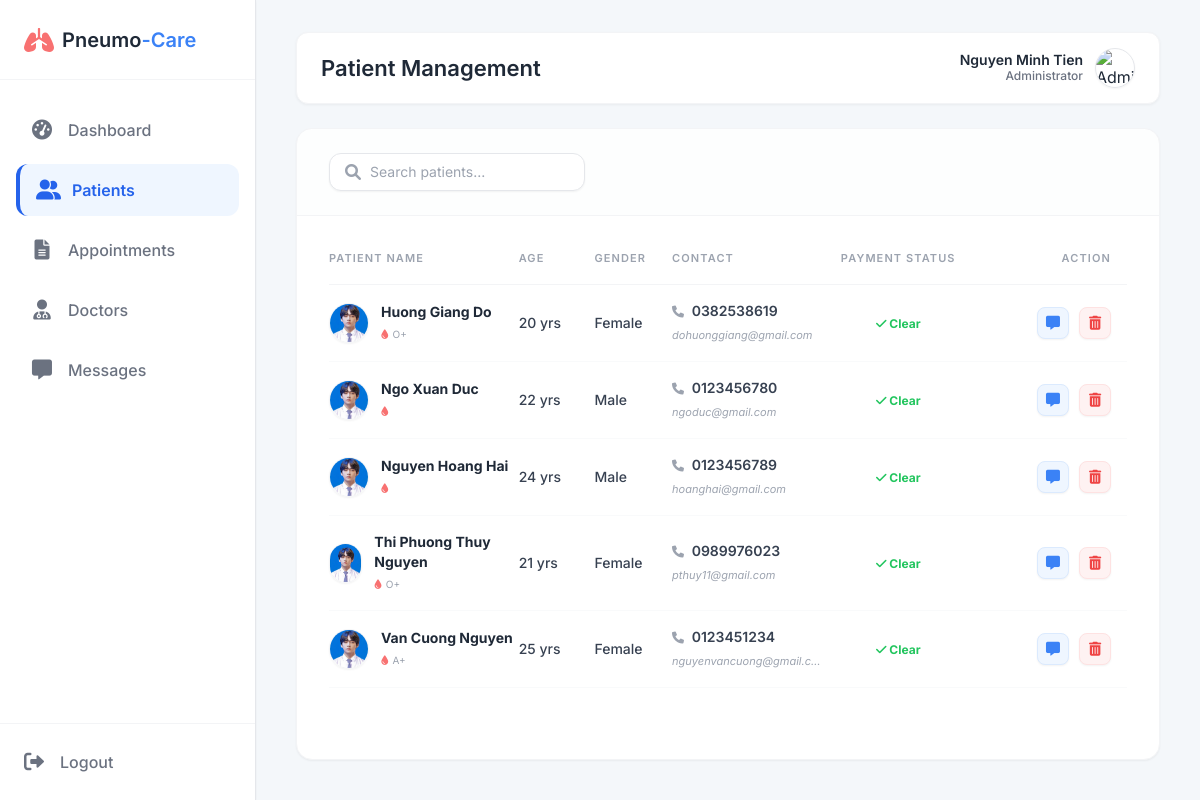
The app's page /pneumocare/adm_patients.php (signed in) with its own data.
### tables this page shows
CREATE TABLE `Patient_Profiles` (
  `patient_id` int(11) NOT NULL,
  `date_of_birth` date NOT NULL,
  `gender` enum('Male','Female','Other') DEFAULT NULL,
  `blood_group` varchar(5) DEFAULT NULL,
  `phone_number` varchar(20) DEFAULT NULL,
  `address` text DEFAULT NULL,
  `identity_card_number` varchar(20) DEFAULT NULL,
  `violations` int(11) NOT NULL DEFAULT 0
);

CREATE TABLE `Users` (
  `user_id` int(11) NOT NULL,
  `email` varchar(100) NOT NULL,
  `password_hash` varchar(255) NOT NULL,
  `full_name` varchar(100) NOT NULL,
  `role` enum('Admin','Doctor','Patient') NOT NULL,
  `avatar_url` text DEFAULT NULL,
  `is_active` tinyint(1) DEFAULT 1,
  `created_at` timestamp NOT NULL DEFAULT current_timestamp()
);

### pneumocare/adm_patients.php (the view, shortened to what this page needs)
<?php
require 'db.php';
$adminName = $_SESSION['name'];
$adminAvatar = (!empty($_SESSION['avatar']) && $_SESSION['avatar'] != 'default.png') ? $_SESSION['avatar'] : 'img/default_admin.png';
$patients = [];
try {
    $stmt = $pdo->query("
        SELECT u.user_id, u.full_name, u.email, u.avatar_url, u.is_active,
               pp.date_of_birth, pp.gender, pp.blood_group, pp.phone_number,
               (SELECT COUNT(*) FROM Appointments a WHERE a.patient_id = u.user_id AND a.status = 'Completed' AND a.fee_status = 'Unpaid') as unpaid_count
        FROM Users u
        JOIN Patient_Profiles pp ON u.user_id = pp.patient_id
        WHERE u.role = 'Patient' AND u.is_active IN (1, 2)
        ORDER BY unpaid_count DESC, u.full_name ASC
    ");
    $patients = $stmt->fetchAll();
} catch (PDOException $e) {
    die("<div style='color:red; padding:20px; background:#fee2e2; border:1px solid #ef4444; margin:20px;'><b>Lỗi DB:</b> " . $e->getMessage() . "</div>");
}
function calculateAge($birthDate) {
    return date_diff(date_create($birthDate), date_create('today'))->y;
}
?>
<!DOCTYPE html>
<html lang="vi">
<head>
    <script src="https://cdn.tailwindcss.com"></script>
    <link href="https://cdnjs.cloudflare.com/ajax/libs/font-awesome/6.0.0/css/all.min.css" rel="stylesheet">
</head>
<body class="flex h-screen overflow-hidden text-gray-800">
<div class="flex w-full h-full relative">
    <aside class="w-64 bg-white border-r border-gray-200 flex flex-col h-full flex-shrink-0 z-10 shadow-sm">
        <div class="h-20 flex items-center px-6 border-b border-gray-100">
            <i class="fa-solid fa-lungs text-red-400 text-2xl mr-2"></i>
            <span class="text-xl font-semibold">Pneumo<span class="text-blue-500">-Care</span></span>
        </div>
        <nav class="flex-1 px-4 py-6 space-y-2 overflow-y-auto">
            <a href="adm_dashboard.php" class="flex items-center gap-4 px-4 py-3 text-gray-500 hover:bg-gray-50 hover:text-gray-800 rounded-xl transition-colors font-medium">
                <i class="fa-solid fa-gauge-high w-5 text-center text-xl"></i><span>Dashboard</span>
            </a>
            <a href="adm_patients.php" class="sidebar-active flex items-center gap-4 px-4 py-3 rounded-xl font-semibold transition-colors">
                <i class="fa-solid fa-user-group w-5 text-center text-xl"></i><span>Patients</span>
            </a>
            <a href="adm_appointments.php" class="flex items-center gap-4 px-4 py-3 text-gray-500 hover:bg-gray-50 hover:text-gray-800 rounded-xl transition-colors font-medium">
                <i class="fa-solid fa-file-lines w-5 text-center text-xl"></i><span>Appointments</span>
            </a>
            <a href="adm_doctors.php" class="flex items-center gap-4 px-4 py-3 text-gray-500 hover:bg-gray-50 hover:text-gray-800 rounded-xl transition-colors font-medium">
                <i class="fa-solid fa-user-doctor w-5 text-center text-xl"></i><span>Doctors</span>
            </a>
            <a href="adm_messages.php" class="flex items-center gap-4 px-4 py-3 text-gray-500 hover:bg-gray-50 hover:text-gray-800 rounded-xl transition-colors font-medium">
                <i class="fa-solid fa-message w-5 text-center text-xl"></i><span>Messages</span>
            </a>
        </nav>
        <div class="p-6 border-t mt-auto border-gray-100">
            <a href="logout.php" class="flex items-center gap-4 text-gray-500 hover:text-red-500 transition-colors font-medium">
                <i class="fa-solid fa-right-from-bracket text-xl"></i><span>Logout</span>
            </a>
        </div>
    </aside>
    <main class="main-content bg-[#f4f7fa]">
        <div class="topbar-wrapper flex-shrink-0">
            <header class="topbar">
                <h1>Patient Management</h1>
                <div class="flex items-center gap-6">
                    <div class="flex items-center gap-3 cursor-pointer">
                        <div class="text-right hidden sm:block">
                            <p class="text-sm font-semibold text-gray-800" style="line-height: 1.2;"><?php echo htmlspecialchars($adminName); ?></p>
                            <p class="text-xs text-gray-500 font-medium">Administrator</p>
                        </div>
                        <img src="<?php echo $adminAvatar; ?>" class="w-10 h-10 rounded-full object-cover border border-gray-200 shadow-sm" alt="Admin">
                    </div>
                </div>
            </header>
        </div>
        <div class="content-area max-w-7xl mx-auto w-full">
            <div class="bg-white rounded-2xl shadow-sm border border-gray-100 flex flex-col min-h-full overflow-hidden">
                <div class="px-8 py-6 border-b border-gray-100 flex justify-between items-center bg-gray-50/30">
                    <div class="relative">
                        <input type="text" id="searchPatient" placeholder="Search patients..." class="w-64 bg-white border border-gray-200 rounded-xl py-2 px-4 pl-10 text-sm focus:border-blue-400 outline-none transition-colors shadow-sm">
                        <i class="fa-solid fa-magnifying-glass absolute left-4 top-1/2 -translate-y-1/2 text-gray-400"></i>
                    </div>
                </div>
                <div class="flex-1 overflow-auto px-8 pb-4">
                    <table class="w-full text-left text-sm mt-4">
                        <thead class="text-gray-400 border-b border-gray-100 uppercase text-[11px] tracking-widest">
                            <tr>
                                <th class="py-4 font-semibold w-[25%]">Patient Name</th>
                                <th class="py-4 font-semibold w-[10%]">Age</th>
                                <th class="py-4 font-semibold w-[10%]">Gender</th>
                                <th class="py-4 font-semibold w-[15%]">Contact</th>
                                <th class="py-4 font-semibold w-[20%] text-center">Payment Status</th>
                                <th class="py-4 font-semibold w-[20%] text-right pr-4">Action</th>
                            </tr>
                        </thead>
                        <tbody class="text-gray-600" id="patientTableBody">
                            <?php if (empty($patients)): ?>
                                <tr><td colspan="6" class="py-16 text-center text-gray-400 italic">Chưa có bệnh nhân nào trong hệ thống.</td></tr>
                            <?php else: ?>
                                <?php foreach ($patients as $p): ?>
                                <tr class="border-b border-gray-50 hover:bg-blue-50/30 transition-colors patient-row">
                                    <td class="py-4">
                                        <div class="flex items-center gap-3">
                                            <div class="relative">
                                                <img src="<?php echo $p['avatar_url'] ?: 'img/default.png'; ?>" class="w-10 h-10 rounded-full object-cover shadow-sm border border-gray-100">
                                            </div>
                                            <div class="flex flex-col">
                                                <span class="font-bold text-gray-800 <?php echo $p['is_active'] == 2 ? 'text-gray-400 line-through' : ''; ?>"><?php echo htmlspecialchars($p['full_name']); ?></span>
                                                <span class="text-[10px] text-gray-400 mt-0.5"><i class="fa-solid fa-droplet text-red-400 mr-1"></i><?php echo $p['blood_group']; ?></span>
                                            </div>
                                        </div>
                                    </td>
                                    <td class="py-4 font-medium text-gray-700"><?php echo calculateAge($p['date_of_birth']); ?> yrs</td>
                                    <td class="py-4 font-medium text-gray-700"><?php echo $p['gender']; ?></td>
                                    <td class="py-4">
                                        <p class="font-semibold text-gray-700"><i class="fa-solid fa-phone text-gray-400 text-xs w-4"></i> <?php echo $p['phone_number']; ?></p>
                                        <p class="italic text-[11px] text-gray-400 mt-1 truncate max-w-[150px]" title="<?php echo htmlspecialchars($p['email']); ?>"><?php echo htmlspecialchars($p['email']); ?></p>
                                    </td>
                                    <td class="py-4 text-center">
                                        <?php if($p['unpaid_count'] > 0): ?>
                                            <span class="bg-yellow-50 text-yellow-600 border border-yellow-200 px-3 py-1.5 rounded-full text-[10px] font-extrabold uppercase tracking-widest shadow-sm cursor-help" title="Có <?php echo $p['unpaid_count']; ?> hóa đơn chưa thanh toán">
                                                Debt: <?php echo $p['unpaid_count']; ?> bill(s)
                                            </span>
                                        <?php else: ?>
                                            <span class="text-green-500 text-xs font-bold"><i class="fa-solid fa-check"></i> Clear</span>
                                        <?php endif; ?>
                                    </td>
                                    <td class="py-4 text-right pr-4 space-x-1.5">
                                        <a href="adm_messages.php?receiver_id=<?php echo $p['user_id']; ?>" title="Send Message" class="inline-flex items-center justify-center w-8 h-8 bg-blue-50 text-blue-500 hover:bg-blue-600 hover:text-white rounded-lg border border-blue-100 transition-all shadow-sm">
                                            <i class="fa-solid fa-message text-sm"></i>
                                        </a>
                                        <a href="delete_patient.php?id=<?php echo $p['user_id']; ?>" onclick="return confirm('Xóa bệnh nhân này?')" title="Delete Patient" class="inline-flex items-center justify-center w-8 h-8 bg-red-50 text-red-500 hover:bg-red-600 hover:text-white rounded-lg border border-red-100 transition-all shadow-sm">
                                            <i class="fa-solid fa-trash-can text-sm"></i>
                                        </a>
                                    </td>
                                </tr>
                                <?php endforeach; ?>
                            <?php endif; ?>
                        </tbody>
                    </table>
                </div>
            </div>
        </div>
    </main>
</div>
</body>
</html>

### pneumocare/adm_patients.php (style rules this page uses)
* { margin: 0; padding: 0; box-sizing: border-box; }
body { font-family: 'Inter', sans-serif; background-color: #f4f7fa; color: #1f2937; }
.sidebar-active { background-color: #eff6ff; color: #2563eb; border-left: 4px solid #2563eb; font-weight: 600; }
.main-content { flex: 1; display: flex; flex-direction: column; overflow: hidden; }
.topbar-wrapper { padding: 32px 40px 0 40px; }
.topbar { height: 72px; background: #ffffff; border: 1px solid #f3f4f6; display: flex; align-items: center; justify-content: space-between; padding: 0 24px; border-radius: 12px; box-shadow: 0 1px 3px rgba(0,0,0,0.05); margin-bottom: 24px; }
.topbar h1 { font-size: 22px; font-weight: 600; color: #1f2937; margin: 0; }
.content-area { padding: 0 40px 40px 40px; flex: 1; overflow-y: auto; }

### records on screen
patient_profiles: patient_id.full_name "Huong Giang Do", blood_group "O+", date_of_birth "20", gender "Female", phone_number "0382538619", patient_id.email "dohuonggiang@gmail.com"
patient_profiles: patient_id.full_name "Ngo Xuan Duc", date_of_birth "22", gender "Male", phone_number "0123456780", patient_id.email "ngoduc@gmail.com"
patient_profiles: patient_id.full_name "Nguyen Hoang Hai", date_of_birth "24", gender "Male", phone_number "0123456789", patient_id.email "hoanghai@gmail.com"
patient_profiles: patient_id.full_name "Thi Phuong Thuy Nguyen", blood_group "O+", date_of_birth "21", gender "Female", phone_number "0989976023", patient_id.email "pthuy11@gmail.com"
patient_profiles: patient_id.full_name "Van Cuong Nguyen", blood_group "A+", date_of_birth "25", gender "Female", phone_number "0123451234", patient_id.email "nguyenvancuong@gmail.c…"

### other values on screen
$adminName "Nguyen Minh Tien"
